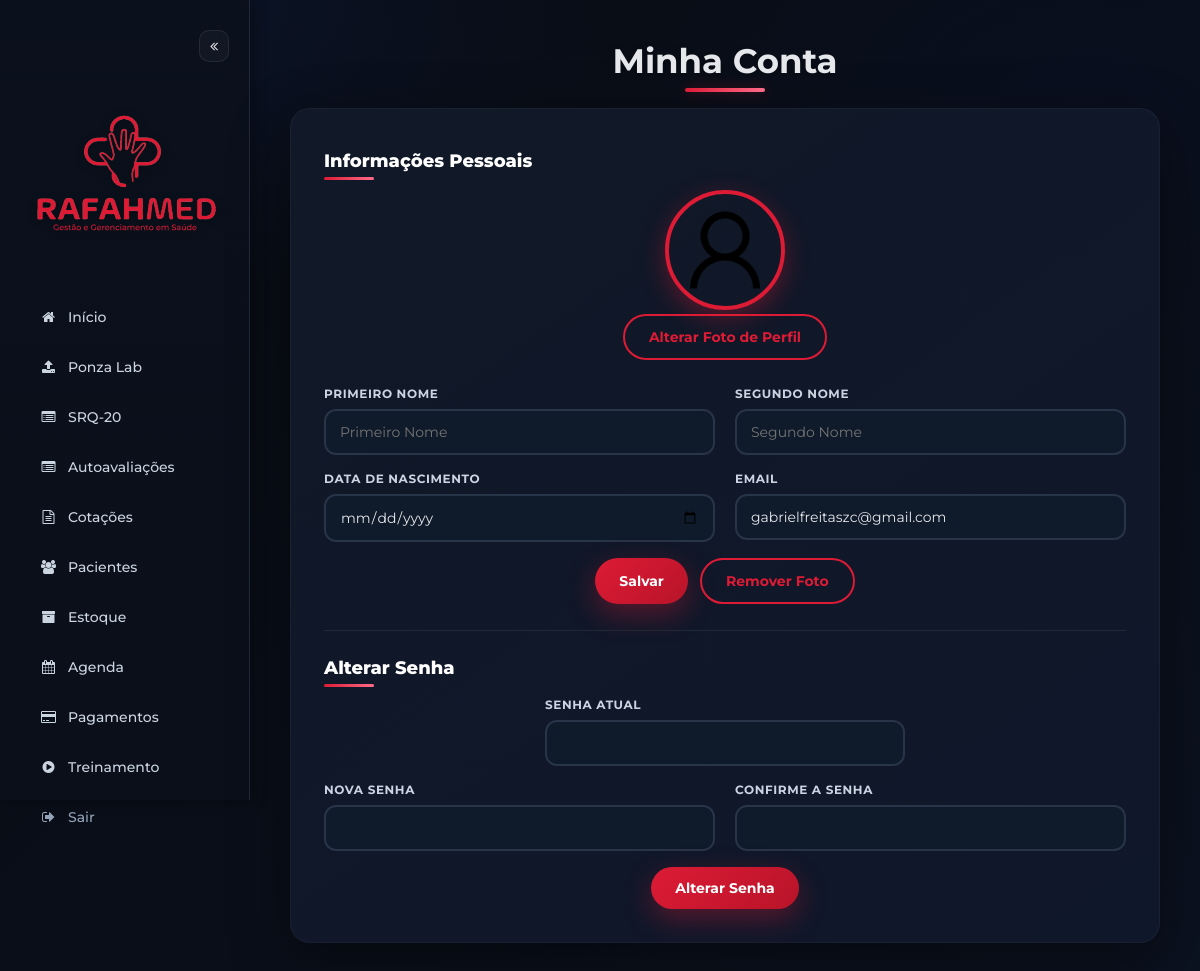
The page /account (signed in) on the database as committed earlier.
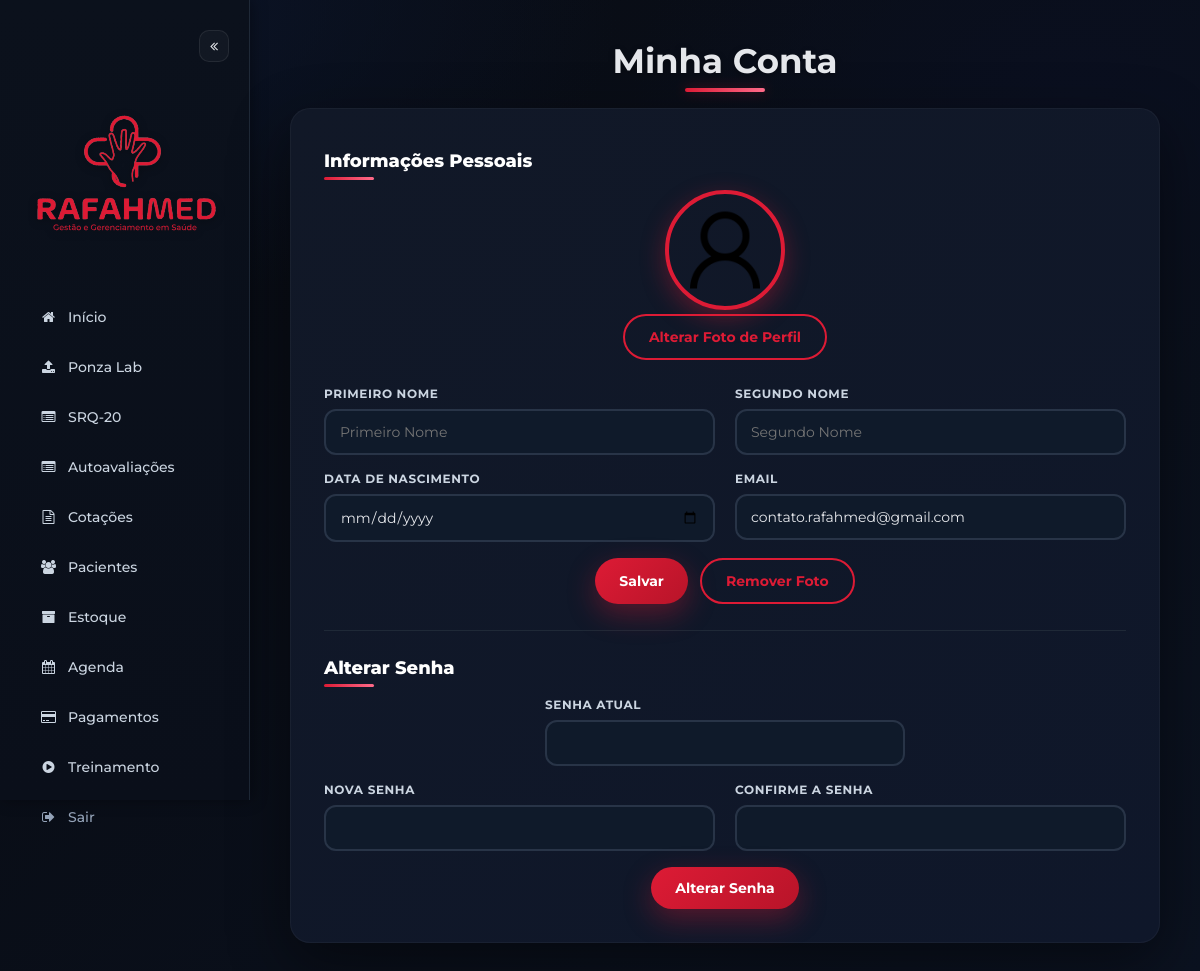
The same page on the database as committed later.
### models.py (models this page shows, shortened)
class User(db.Model):
    __tablename__ = 'users'
    id            = db.Column(db.Integer, primary_key=True)
    username      = db.Column(db.String(80),  nullable=False, unique=True)
    email         = db.Column(db.String(120), nullable=False, unique=True)
    password_hash = db.Column(db.String(128), nullable=False)
    name          = db.Column(db.String(120))
    birthdate     = db.Column(db.Date)
    profile_image = db.Column(db.String(200), default='images/user-icon.png')
    company_id    = db.Column(db.Integer, db.ForeignKey('companies.id'), nullable=True)
    company       = db.relationship('Company', backref='users')
    plan          = db.Column(db.String(20), default='standard')
    plan_status   = db.Column(db.String(20), default='inactive')
    plan_expires_at = db.Column(db.DateTime, nullable=True)
    trial_until     = db.Column(db.DateTime, nullable=True)

### app.py (the view)
@app.route('/account')
def account():
    user = get_logged_user()
    if not user:
        return redirect(url_for('login'))
    return render_template('account.html', user=user)

### app.py (called while the page is built)
def get_logged_user():
    uid = session.get('user_id')
    if not uid:
        return None
    return User.query.get(uid)

@app.after_request
def no_cache_for_availability(resp):
    if request.path.startswith(('/api/available_slots',
                                '/api/available_days',
                                '/availability')):
        resp.headers['Cache-Control'] = 'no-store, no-cache, must-revalidate, max-age=0'
        resp.headers['Pragma'] = 'no-cache'
        resp.headers['Expires'] = '0'
    return resp

### templates/account.html (shortened to what the changed rows need)
<!DOCTYPE html>
<html lang="pt-br">
<head>
  <link rel="stylesheet" href="https://stackpath.bootstrapcdn.com/font-awesome/4.7.0/css/font-awesome.min.css">
</head>
<body>
  <div class="content">
    <h2>Minha Conta</h2>
    <div class="account-container">
      <form method="post" enctype="multipart/form-data" action="{{ url_for('update_personal_info') }}">
        <div class="profile-picture-section">
          <img src="{{ url_for('static', filename=(user.profile_image or 'images/user-icon.png')) }}"
            alt="Foto de Perfil" class="profile-picture">
          <div>
            <label for="profile_image" class="file-input-label">Alterar Foto de Perfil</label>
          </div>
        </div>
        <div class="form-row">
          <div class="form-col">
            <label for="email" class="form-label">EMAIL</label>
            <input type="email" id="email" name="email" value="{{ user.email or '' }}" class="form-input">
          </div>
        </div>
      </form>
    </div>
  </div>
</body>
</html>

Rows that differ between the two databases and show on the page:
changed User: email "gabrielfreitaszc@gmail.com" → "contato.rafahmed@gmail.com"
